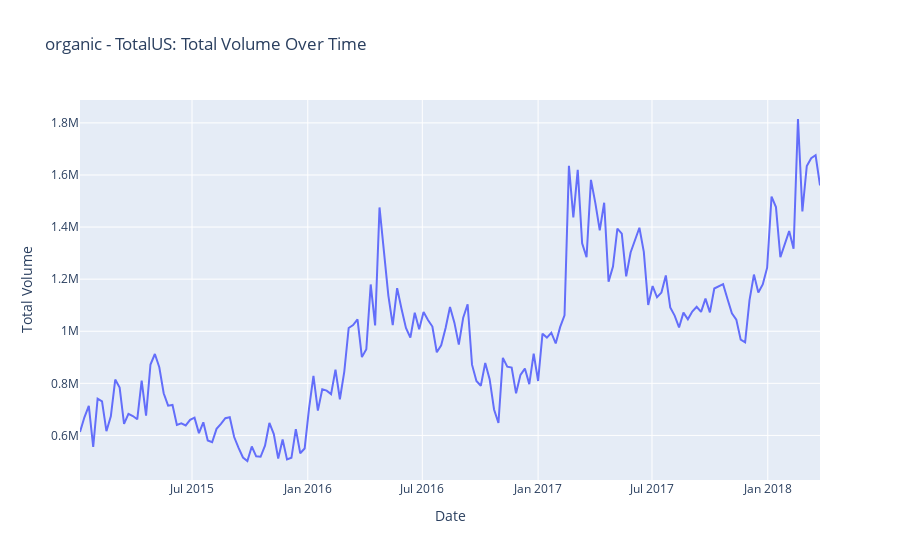
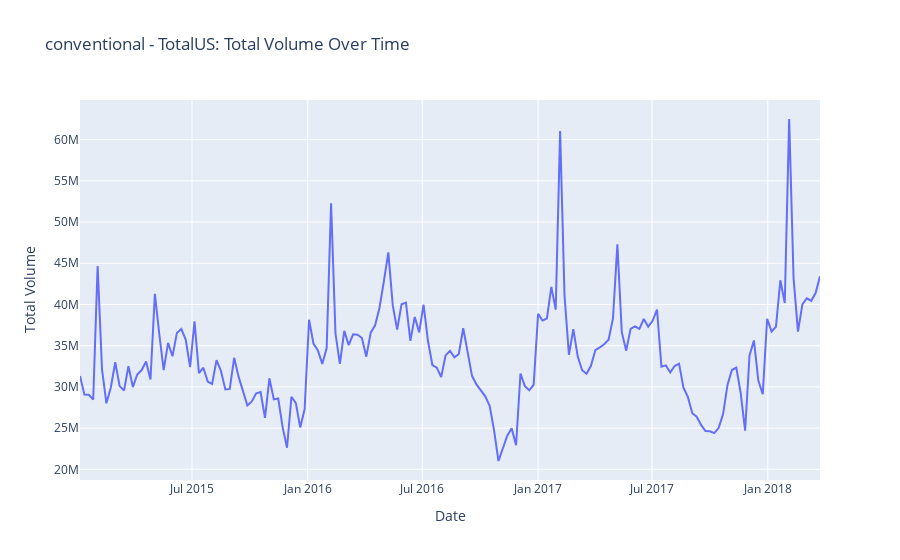

The cell these charts' notebook holds for them, in order:
### Code cell
plot_average_q(df, total_us)

### Figure 1 — Plotly figure (JSON) as saved in the notebook; plotly's stock layout.template omitted (floating-point values rounded to 4 significant figures; data arrays with more than 128 entries replaced by an {"elided": "..."} marker saying what was removed)
{"data": [{"hovertemplate": "Date=%{x}<br>Total Volume=%{y}<extra></extra>", "legendgroup": "", "line": {"color": "#636efa", "dash": "solid"}, "marker": {"symbol": "circle"}, "mode": "lines", "name": "", "orientation": "v", "showlegend": false, "type": "scatter", "x": {"elided": "169 str values"}, "xaxis": "x", "y": {"elided": "169 float values"}, "yaxis": "y"}], "layout": {"legend": {"tracegroupgap": 0}, "title": {"text": "organic - TotalUS: Total Volume Over Time"}, "xaxis": {"anchor": "y", "domain": [0, 1], "title": {"text": "Date"}}, "yaxis": {"anchor": "x", "domain": [0, 1], "title": {"text": "Total Volume"}}}}

### Figure 2 — Plotly figure (JSON) as saved in the notebook; plotly's stock layout.template omitted (floating-point values rounded to 4 significant figures; data arrays with more than 128 entries replaced by an {"elided": "..."} marker saying what was removed)
{"data": [{"hovertemplate": "Date=%{x}<br>Total Volume=%{y}<extra></extra>", "legendgroup": "", "line": {"color": "#636efa", "dash": "solid"}, "marker": {"symbol": "circle"}, "mode": "lines", "name": "", "orientation": "v", "showlegend": false, "type": "scatter", "x": {"elided": "169 str values"}, "xaxis": "x", "y": {"elided": "169 float values"}, "yaxis": "y"}], "layout": {"legend": {"tracegroupgap": 0}, "title": {"text": "conventional - TotalUS: Total Volume Over Time"}, "xaxis": {"anchor": "y", "domain": [0, 1], "title": {"text": "Date"}}, "yaxis": {"anchor": "x", "domain": [0, 1], "title": {"text": "Total Volume"}}}}
